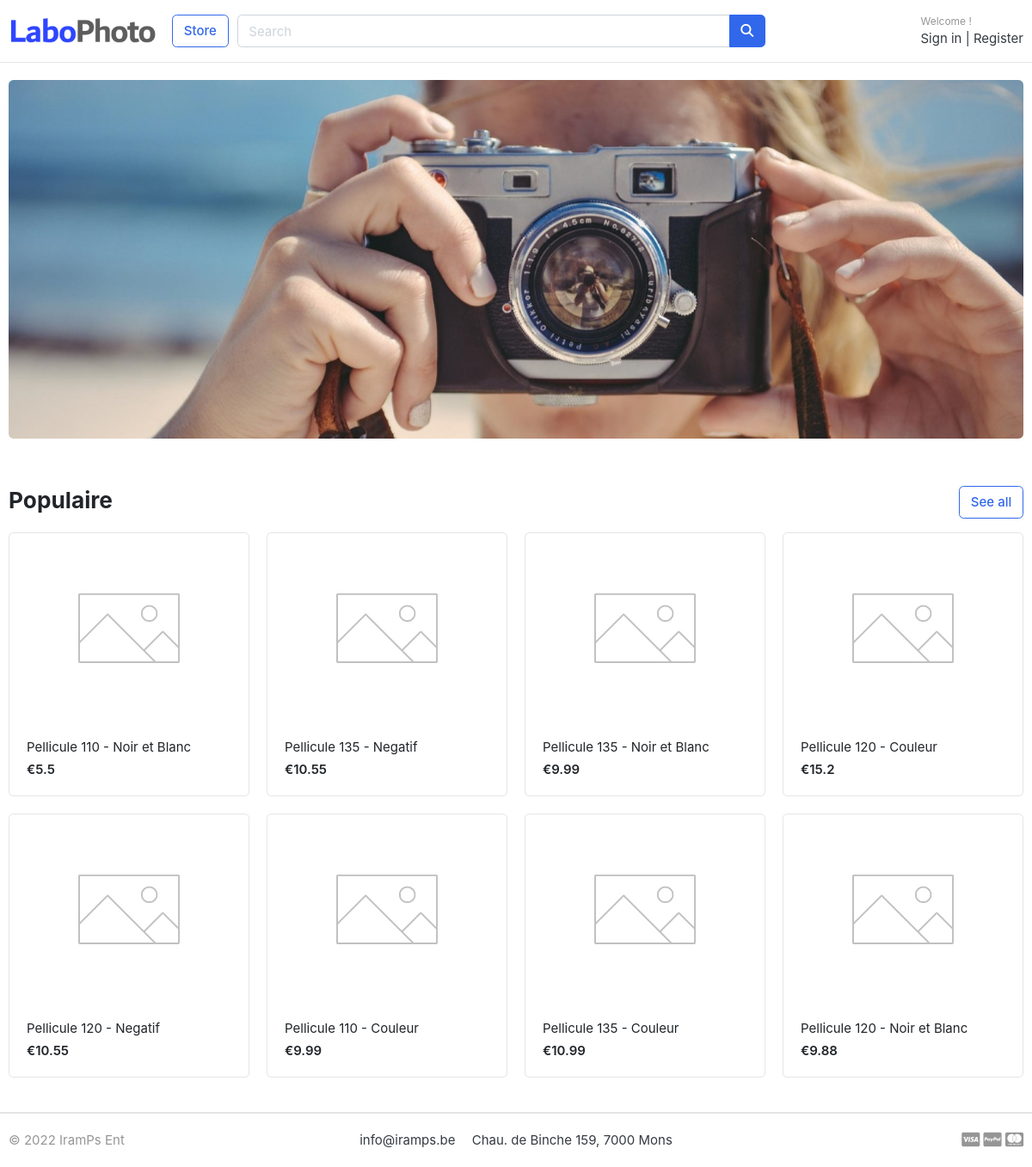
The page / on the database its author committed.
### store/models.py (models this page shows, shortened)
class Product(models.Model):
    product_name    = models.CharField(max_length=200, unique=True, blank=True)
    slug            = models.SlugField(max_length=200, unique=True, blank=True)
    description     = models.TextField(max_length=500, blank=True)
    price           = models.FloatField()
    images          = models.ImageField(upload_to='photos/products', default='photos/products/defaultproduct.jpg')
    stock           = models.IntegerField()
    number_of_sale  = models.IntegerField(default=0)
    is_available    = models.BooleanField(default=True)
    color_category  = models.ForeignKey(ColorCategory, on_delete=models.CASCADE, null=True, default=None)
    size_category   = models.ForeignKey(SizeCategory, on_delete=models.CASCADE, null=True, default=None)
    created_on      = models.DateTimeField(auto_now_add=True)
    modified_date   = models.DateTimeField(auto_now=True)
    tva             = models.FloatField(default=21.0)

### myShop/views.py (the view)
# urls.py: path('', HomePage.as_view(), name="home"),
class HomePage(ListView):
    model = Product
    context_object_name = "products"
    template_name = "home.html"
    def get_queryset(self) :
        queryset = super().get_queryset()
        return queryset.filter(is_available=True).order_by('-number_of_sale')

### carts/context_processors.py (called while the page is built)
def counter(request):
    total_quantity = 0
    if 'admin' in request.path:
        return {}
    else :
        try :
            cart = Cart.objects.get(cart_id=request.user)
            cartitem = CartItem.objects.filter(cart=cart, is_active=True)
            total_quantity = cartitem.aggregate(Sum('quantity'))['quantity__sum']
            total_quantity = total_quantity if total_quantity is not None else 0
        except :
            total_quantity = 0
    return dict(total_item=total_quantity)

### category/context_processors.py (called while the page is built)
def menu_links(request):
    links = ColorCategory.objects.all()
    size_categories = SizeCategory.objects.all()
    return dict(links=links, size_categories=size_categories)

### templates/home.html
{% extends "base.html" %}
{% load static %}
{% block content %}
<section class="section-intro padding-y-sm">
<div class="container">
<div class="intro-banner-wrap">
	<img src="{% static 'images/banners/cover.jpg' %}" class="img-fluid rounded">
</div>
</div>
</section>
<section class="section-name padding-y-sm">
<div class="container">
<header class="section-heading">
	<a href="{% url 'store:store' %}" class="btn btn-outline-primary float-right">See all</a>
	<h3 class="section-title">Populaire</h3>
</header>
<div class="row">
	{% for product in products %}
	<div class="col-md-3">
		<div class="card card-product-grid">
			<a href="{% url 'store:product_detail' slug=product.slug %}" class="img-wrap"> <img src="{{ product.images.url }}"> </a>
			<figcaption class="info-wrap">
				<a href="{% url 'store:product_detail' slug=product.slug %}" class="title">{{ product.product_name }}</a>
				<div class="price mt-1">€{{ product.price }}</div>
			</figcaption>
		</div>
	</div>
	{% endfor %}
</div>
</div>
</section>
{% endblock %}

### static/css/ui.css (style rules this page uses)
html { font-family: "Inter", sans-serif; font-size: 15px; }
.img-wrap { text-align: center; display: block; }
.img-wrap img { max-width: 100%; }
.padding-y-sm { padding-top: 20px; padding-bottom: 20px; }
.section-heading { margin-bottom: 20px; margin-top: 15px; }
.section-title { color: #212529; }
[class*=card-product] a.title { color: #212529; display: block; }
[class*=card-product] .img-wrap { overflow: hidden; position: relative; }
[class*=card-product] .img-wrap img { height: 100%; max-width: 100%; width: auto; display: inline-block; -o-object-fit: cover; object-fit: cover; }
.card-product-grid { margin-bottom: 20px; }
.card-product-grid .img-wrap { border-radius: 0.2rem 0.2rem 0 0; height: 220px; }
.card-product-grid .info-wrap { overflow: hidden; padding: 18px 20px; }
.card .img-wrap { overflow: hidden; }
.price { font-weight: 600; color: #212529; }

### rows shown on the page
Product: images (placeholder picture), product_name "Pellicule 110 - Noir et Blanc", price "5.5"
Product: images (placeholder picture), product_name "Pellicule 135 - Negatif", price "10.55"
Product: images (placeholder picture), product_name "Pellicule 135 - Noir et Blanc", price "9.99"
Product: images (placeholder picture), product_name "Pellicule 120 - Couleur", price "15.2"
Product: images (placeholder picture), product_name "Pellicule 120 - Negatif", price "10.55"
Product: images (placeholder picture), product_name "Pellicule 110 - Couleur", price "9.99"
Product: images (placeholder picture), product_name "Pellicule 135 - Couleur", price "10.99"
Product: images (placeholder picture), product_name "Pellicule 120 - Noir et Blanc", price "9.88"
